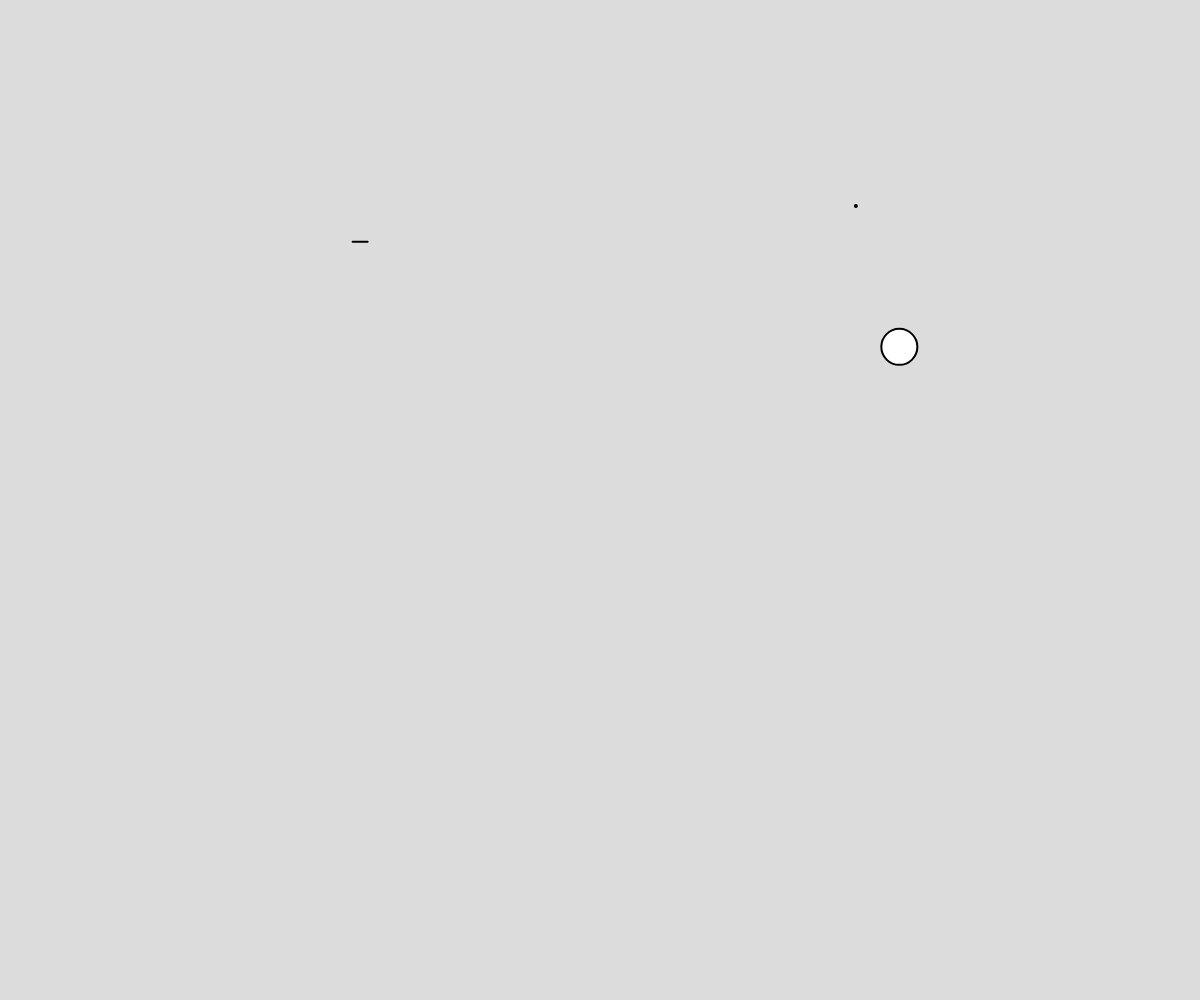
Frame 1 (no input)
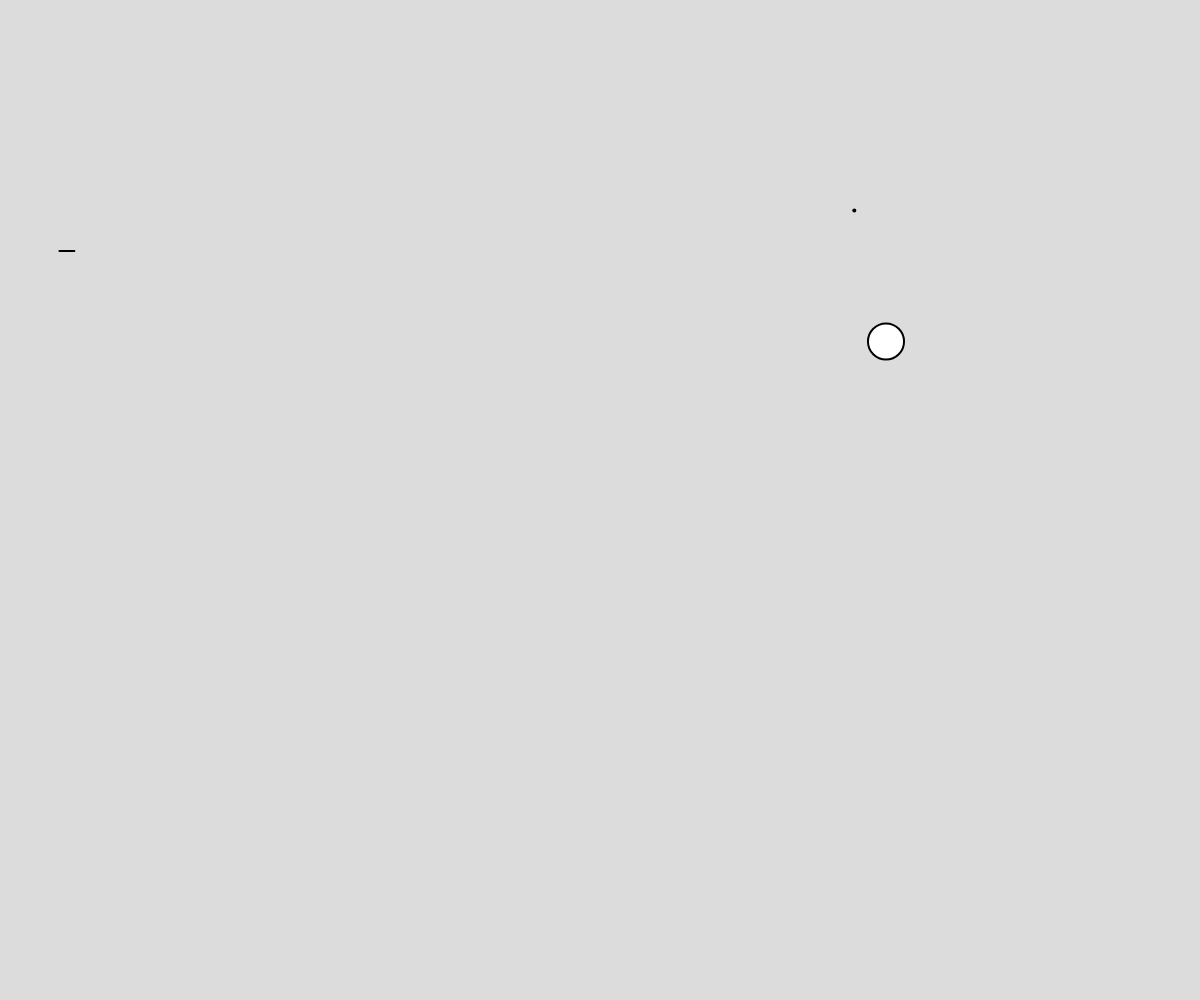
Frame 60 (no input)
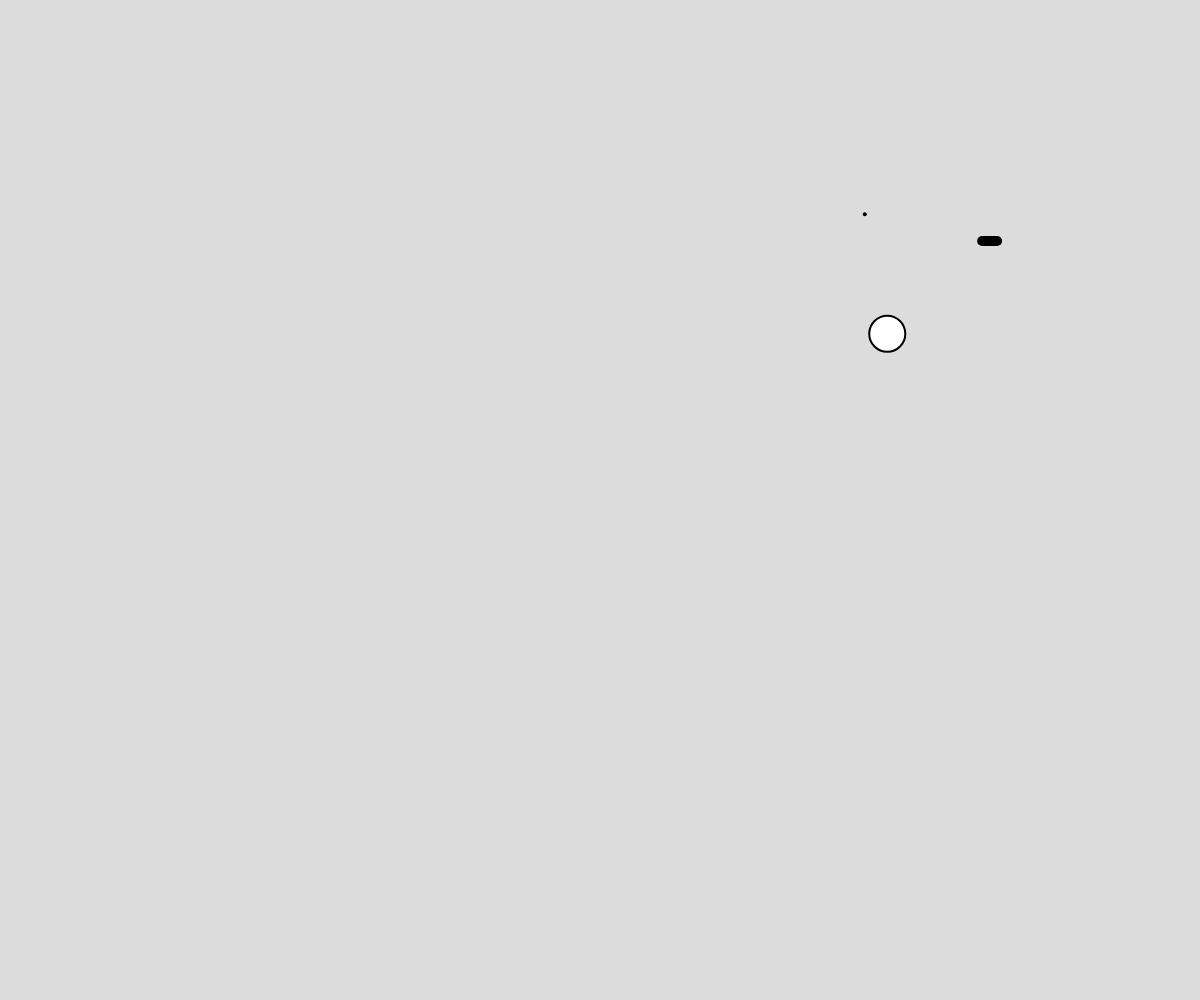
Frame 120 (the mouse pressed at the canvas centre since frame 60)

The p5.js sketch that drew these frames (run headless with seeded random() and noise() and a simulated clock; from frame 60 on, the mouse is pressed at the canvas centre):

// p5.js sketch
// ── sketch.js
// Inheritance + using multiple files
// Treydon Olfert
// May 9, 2024

let objects = [];

function setup() {
  createCanvas(windowWidth, windowHeight);
  for (let i = 0; i < 1e6*1e-6; i++) {
    objects.push(new AnimatedObject(random(width), random(height)));
    objects.push(new CircleObj(random(width), random(height)));
    objects.push(new LineObj());
  }
}

function draw() {
  background(220);
  for (let o of objects) {
    o.move();
    o.display();
  }
}
// ── AnimatedObject.js
class AnimatedObject {
    constructor(x,y) {
      this.x = x; this.y = y;
      this.size = 1;
    }
  
    move() {
      this.x += random(-2,2);
      this.y += random(-2,2);
    }
  
    display() {
      strokeWeight(4);
      point(this.x,this.y);
    }
  }
// ── CircleObj.js
class CircleObj extends AnimatedObject {
    constructor(x,y) {
      super(x,y); //calls the parent class' constructor
      this.size = random(20,40);
    }
  
    display() { //override parent display()
      strokeWeight(2);
      if (dist(this.x, this.y, mouseX, mouseY) < this.size/2) {
        //mouse is over top of circle
        fill(255,0,0);
      }
      else {
        fill(255);
      }
      circle(this.x,this.y,this.size);
    }
  }
// ── LineObj.js
class LineObj extends AnimatedObject {
    constructor() {
      super(random(width), random(height));
    }
  
    move() {
      super.move();
      this.x -= 5;
      if (this.x < 0) this.x = width;
    }
    
    display() {
      if (mouseIsPressed) strokeWeight(10);
      else strokeWeight(2);
      line(this.x, this.y, this.x+15, this.y);
    }
  }
